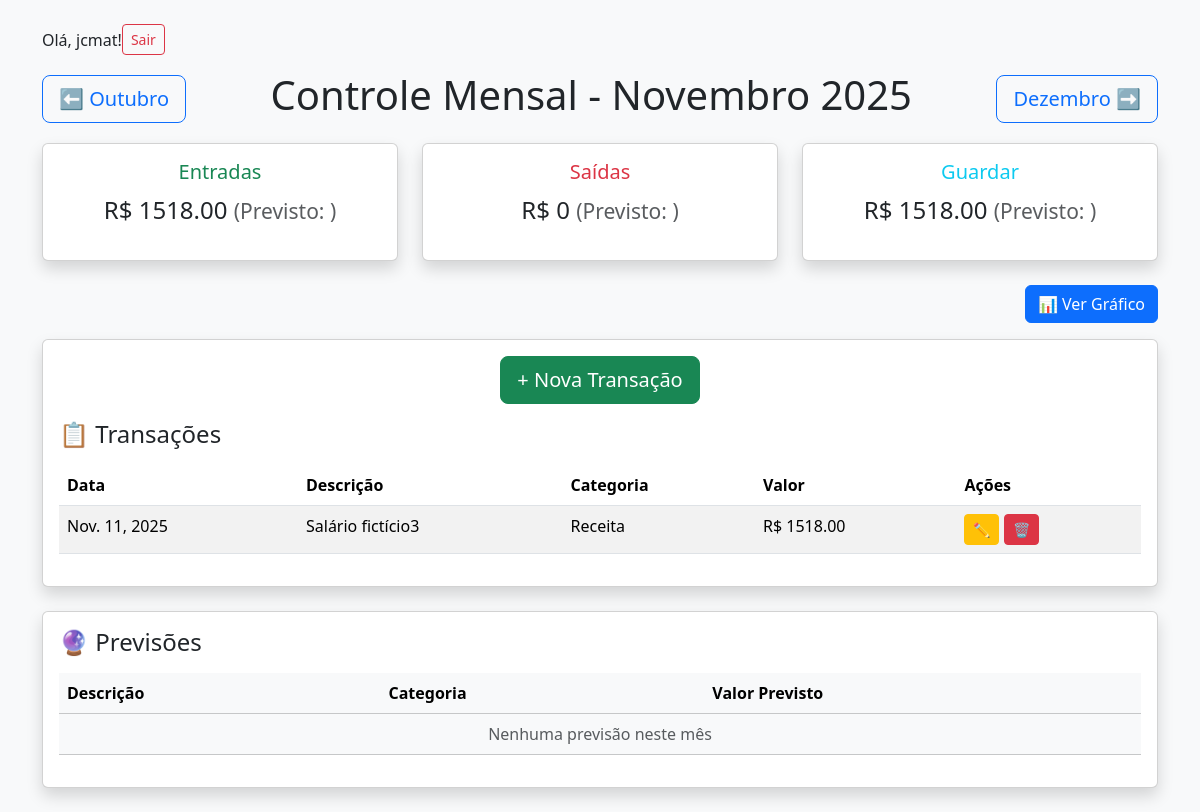
The app's page / (signed in), older data.
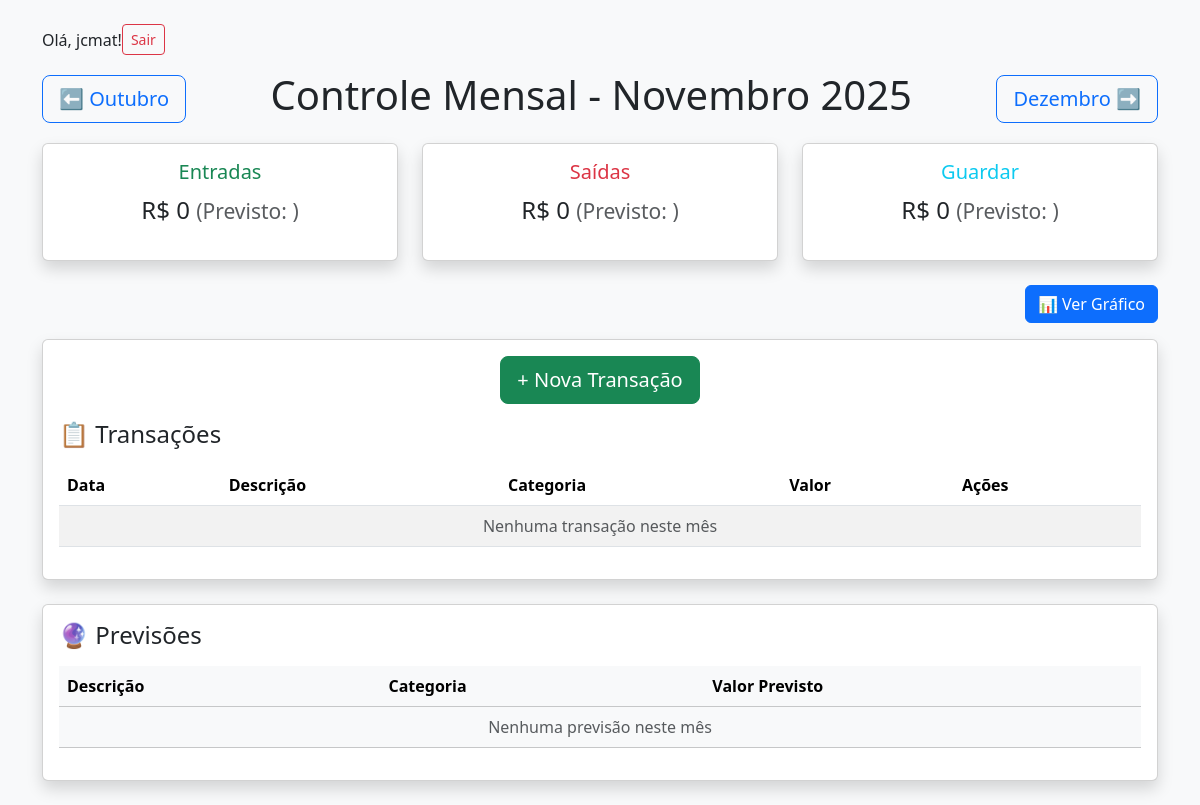
The same page, newer data.
### finance/models.py (models this page shows, shortened)
class Transacao(models.Model): #models.Model herda da classe Model do Django
    CATEGORIAS = [
        ('receita', 'Receita'),
        ('despesa', 'Despesa'),
    ]
    user = models.ForeignKey(User, on_delete=models.CASCADE)
    descricao = models.CharField(max_length=100) #CharField é um campo de texto com tamanho máximo definido
    valor = models.DecimalField(max_digits=10, decimal_places=2)
    data = models.DateField()
    categoria = models.CharField(max_length=20, choices=CATEGORIAS)
    pago = models.BooleanField(default=False) #BooleanField é um campo que armazena valores True ou False

### core/views.py (the view, shortened to what this page needs)
# urls.py: path('', views.mes_atual, name='mes_atual'),
@login_required
def mes_atual(request, ano=None, mes=None):
    from datetime import date
    from datetime import datetime
    hoje = date.today()
    agora = datetime.now()
    if not ano or not mes:
        ano = hoje.year
        mes = hoje.month
    if mes == 1:
        mes_anterior = 12
        ano_anterior = ano - 1
    else:
        mes_anterior = mes - 1
        ano_anterior = ano
    if mes == 12:
        mes_proximo = 1
        ano_proximo = ano + 1
    else:
        mes_proximo = mes + 1
        ano_proximo = ano
    mes_nome = MESES_PT[mes]
    mes_anterior_nome = MESES_PT[mes_anterior]
    mes_proximo_nome = MESES_PT[mes_proximo]
    transacoes = Transacao.objects.filter(
        user = request.user,
        data__year=ano,
        data__month=mes
        )
    total_entradas = sum(t.valor for t in transacoes if t.categoria == 'receita')
    total_saidas = sum(t.valor for t in transacoes if t.categoria == 'despesa')
    total_guardar = total_entradas - total_saidas
    context = {
        'ano': ano,
        'mes': mes,
        'mes_nome': mes_nome,
        'ano_anterior': ano_anterior,
        'mes_anterior': mes_anterior,
        'mes_anterior_nome': mes_anterior_nome,
        'ano_proximo': ano_proximo,
        'mes_proximo': mes_proximo,
        'mes_proximo_nome': mes_proximo_nome,
        'transacoes': transacoes,
        'total_entradas': total_entradas,
        'total_saidas': total_saidas,
        'total_guardar': total_guardar,
        'data_atual': agora,
    }
    return render(request, 'finance/mes_atual.html', context)

### core/context_processors_mes.py (called while the page is built)
def mes_atual_context(request):
    hoje = date.today()
    return {
        "ano_atual": hoje.year,
        "mes_atual": hoje.month
    }

### finance/templates/finance/mes_atual.html (shortened to what this page needs)
{% load static %}
{% load tz %}
<!DOCTYPE html>
<html lang="pt-BR">
  <head>
    <link href="https://cdn.jsdelivr.net/npm/bootstrap@5.3.3/dist/css/bootstrap.min.css" rel="stylesheet" />
  </head>
  <body class="bg-light">
    <div class="container mt-4">
        <div class="d-flex align-items-center mb-3">
          <span>Olá, {{ user.username }}!</span>
            <a href="{% url 'logout' %}" class="btn btn-outline-danger btn-sm">Sair</a>
        </div>
      <div class="d-flex justify-content-between align-items-center mb-3">
        <a href="{% url 'mes_navegar' ano=ano_anterior mes=mes_anterior %}" class="btn btn-outline-primary btn-lg">⬅️ {{ mes_anterior_nome }}</a>
        <h1>Controle Mensal - {{ mes_nome }} {{ ano }}</h1>
          <a href="{% url 'mes_navegar' ano=ano_proximo mes=mes_proximo %}" class="btn btn-outline-primary btn-lg">{{ mes_proximo_nome }} ➡️</a>
      </div>
      <div class="row mb-4">
        <div class="col-md-4">
          <div class="card shadow">
            <div class="card-body text-center">
              <h5 class="card-title text-success">Entradas</h5>
              <p class="fs-4">
                R$ {{ total_entradas }} <small class="text-muted">(Previsto: {{ total_prev_entradas }})</small>
              </p>
            </div>
          </div>
        </div>
        <div class="col-md-4">
          <div class="card shadow">
            <div class="card-body text-center">
              <h5 class="card-title text-danger">Saídas</h5>
              <p class="fs-4">
                R$ {{ total_saidas }} <small class="text-muted">(Previsto: {{ total_prev_saidas }})</small>
              </p>
            </div>
          </div>
        </div>
        <div class="col-md-4">
          <div class="card shadow">
            <div class="card-body text-center">
              <h5 class="card-title text-info">Guardar</h5>
              <p class="fs-4">
                R$ {{ total_guardar }} <small class="text-muted">(Previsto: {{ total_prev_guardar }})</small>
              </p>
            </div>
          </div>
        </div>
      </div>
      <div class="text-end mb-3">
        <a href="{% url 'grafico_mes' ano=ano mes=mes %}" class="btn btn-primary">📊 Ver Gráfico</a>
      </div>
      <div class="card shadow mb-4">
        <div class="card-body">
          <div class = "d-flex justify-content-center mb-3">
            <button type="button" class="btn btn-success btn-lg" data-bs-toggle="modal" data-bs-target="#modalNovaTransacao">+ Nova Transação</button>
          </div>
          <h4 class="mb-3">📋 Transações</h4>
          <table class="table table-striped">
            <thead>
              <tr>
                <th>Data</th>
                <th>Descrição</th>
                <th>Categoria</th>
                <th>Valor</th>
                <th>Ações</th>
              </tr>
            </thead>
            <tbody>
              {% for t in transacoes %}
                <tr>
                  <td>{{ t.data }}</td>
                  <td>{{ t.descricao }}</td>
                  <td>{{ t.get_categoria_display }}</td>
                  <td>R$ {{ t.valor|floatformat:2 }}</td>
                  <td>
                    <button type="button" class="btn btn-sm btn-warning" onclick="abrirModalEditar({{ t.id }}, '{{ t.descricao }}', {{ t.valor }}, '{{ t.data }}', '{{ t.categoria }}', {{ t.pago|yesno:'true,false' }})">✏️</button>
                    <button type="button" class="btn btn-sm btn-danger" onclick="abrirModalExcluir({{ t.id }}, '{{ t.descricao }}')">🗑️</button>
                  </td>
                </tr>
              {% empty %}
                <tr>
                  <td colspan="5" class="text-center text-muted">Nenhuma transação neste mês</td>
                </tr>
              {% endfor %}
            </tbody>
          </table>
        </div>
      </div>
      <div class="card shadow mb-4">
        <div class="card-body">
          <h4 class="mb-3">🔮 Previsões</h4>
          <table class="table table-light">
            <thead>
              <tr>
                <th>Descrição</th>
                <th>Categoria</th>
                <th>Valor Previsto</th>
              </tr>
            </thead>
            <tbody>
              {% for p in previsoes %}
                <tr>
                  <td>{{ p.descricao }}</td>
                  <td>{{ p.get_categoria_display }}</td>
                  <td>R$ {{ p.valor_previsto|floatformat:2 }}</td>
                </tr>
              {% empty %}
                <tr>
                  <td colspan="3" class="text-center text-muted">Nenhuma previsão neste mês</td>
                </tr>
              {% endfor %}
            </tbody>
          </table>
        </div>
      </div>
    </div>
  </body>
</html>

Row changes from the older to the newer data that the page shows:
removed Transacao: data "Nov. 11, 2025", descricao "Salário fictício3", categoria "Receita", valor "1518.00"
Text that changed along with them:
{{ total_entradas }}: "1518.00" → "0"
{{ total_guardar }}: "1518.00" → "0"
text now shown: "Nenhuma transação neste mês"
